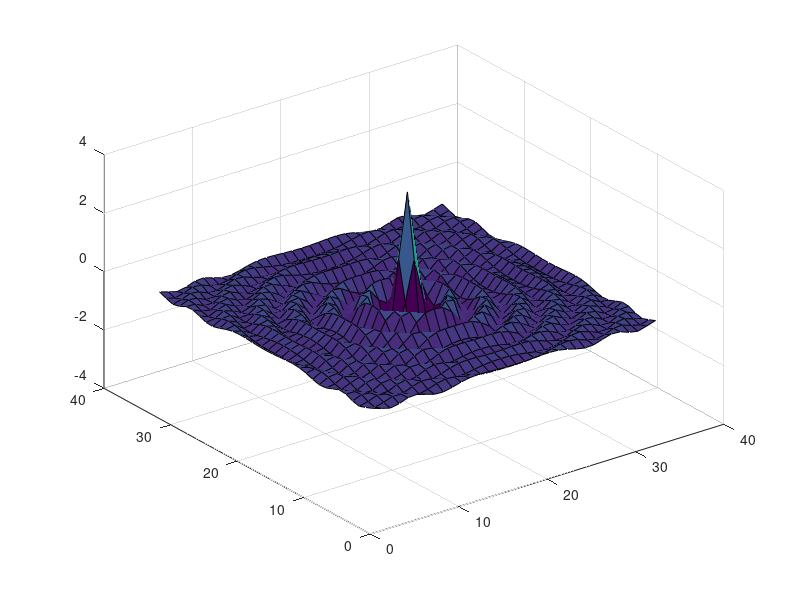

Recreate this plot in MATLAB.
%{
Name: Assignemt 1: Problem 1.2.a
Date: 09/04/2023
Class: CECS 271
Instructor: Minhthong Nguyen
Purpose: In Section 1.2.5 of the text a script is given for an animation of the Mexican
hat problem. Type this into the editor, save it and execute it. Once you
nish debugging it and it executes successfully try modifying it. (a) Change
the maximum value of n from 3 to 4 and execute the script. (b) Change
the time delay in the pause function from 0.05 to 0.1. (c) Change the
z=sin(r.*n)./r; command line to z=cos(r.*n); and execute the script.
Last updated: 09/04/2023
%}

[x y ] = meshgrid(-8 : 0.5 : 8);
r = sqrt(x.^2 + y.^2) + eps;
for n=-4:0.05:4;
    z=sin(r.*n)./r;
    surf(z), view(-37, 38), axis([0,40,0,40,-4,4]);
    pause(0.05);
end




